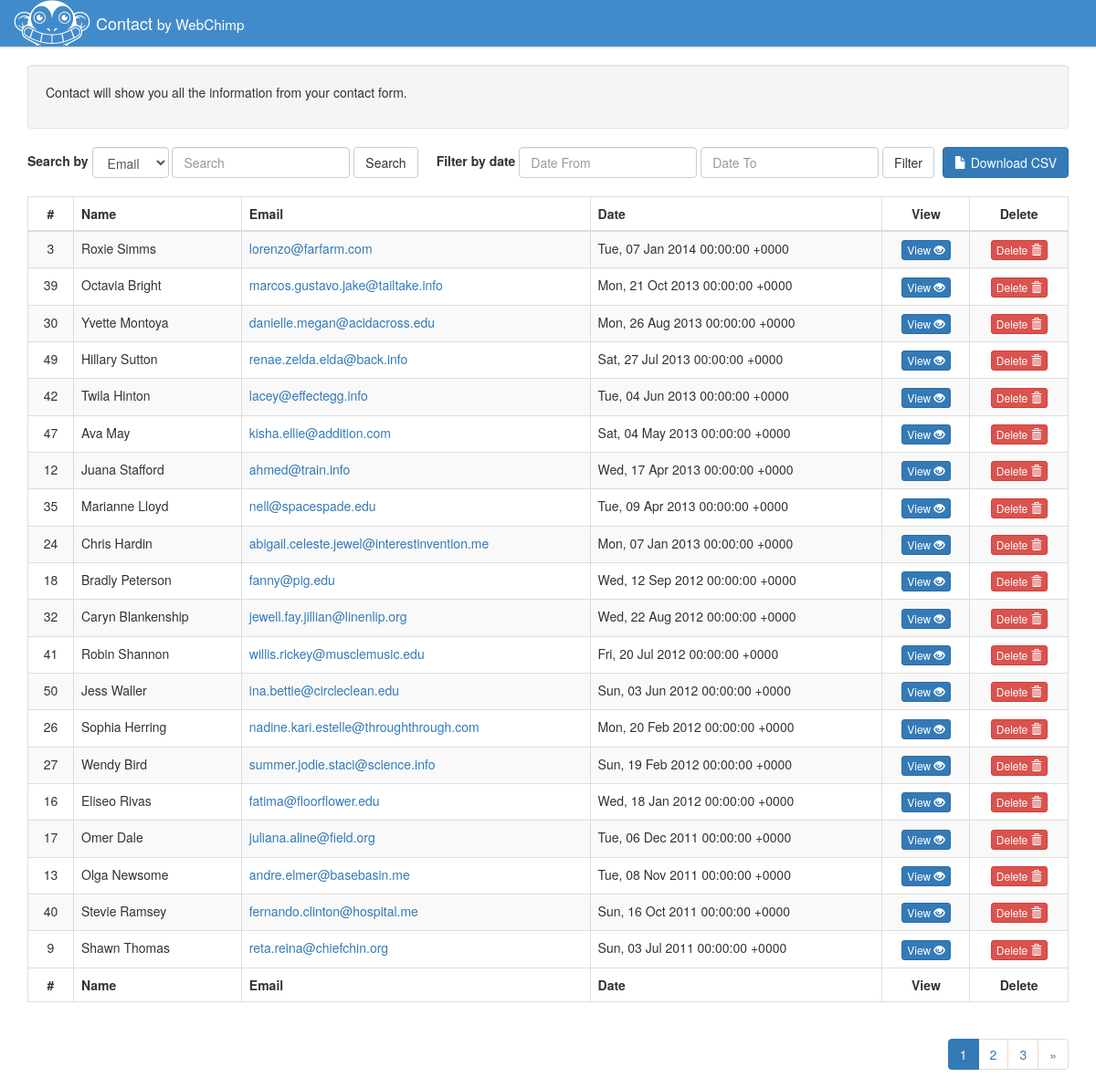
The page /contact.php on the database as committed earlier.
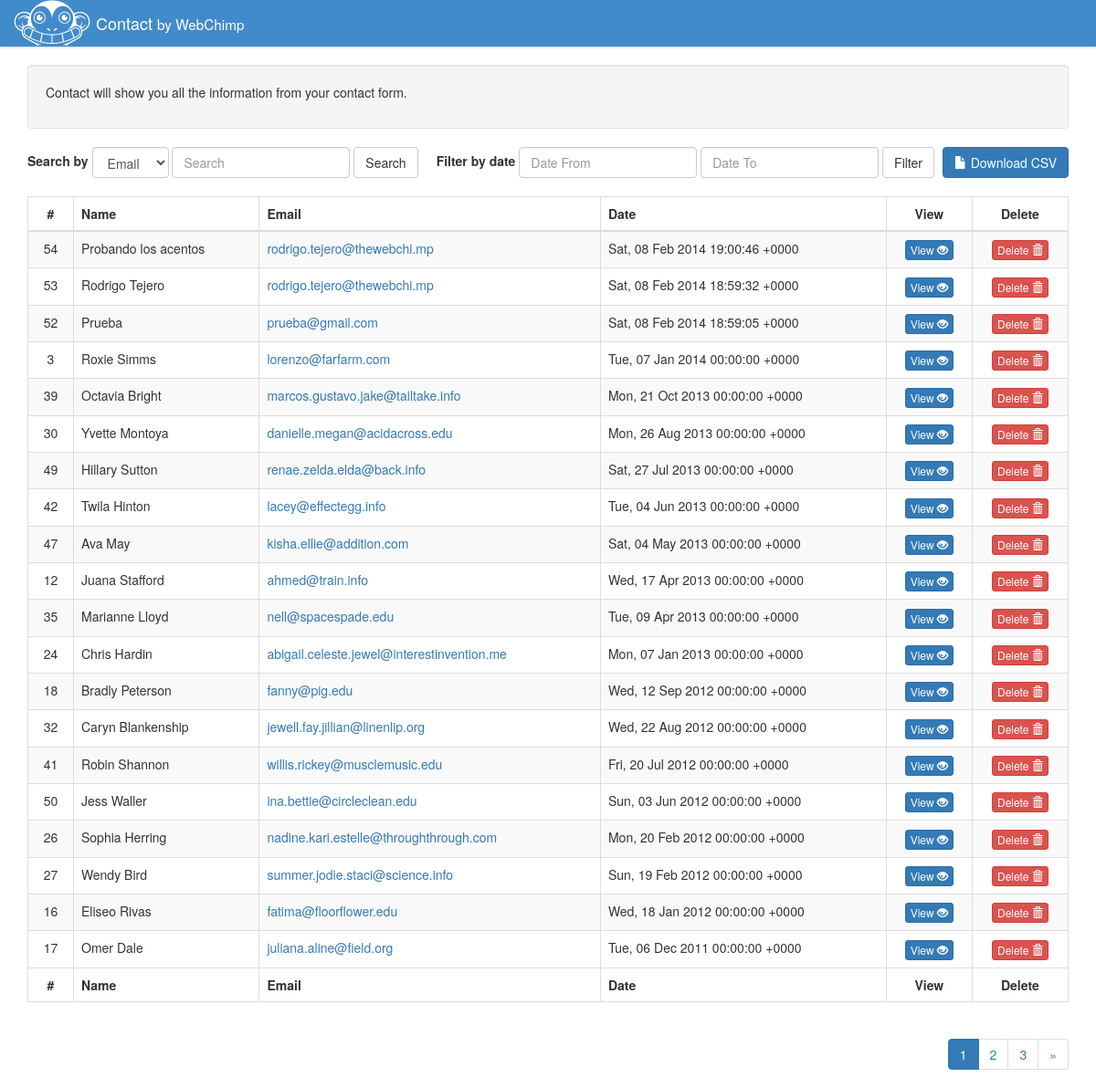
The same page on the database as committed later.
### tables this page shows
CREATE TABLE "contact" (
"id"  INTEGER PRIMARY KEY AUTOINCREMENT NOT NULL,
"name"  TEXT NOT NULL,
"email"  TEXT NOT NULL,
"comments"  TEXT DEFAULT NULL,
"date"  TEXT NOT NULL
);

### contact.php (the view, shortened to what this page needs)
<?php
	$database_file = 'contact.sqlite';
	$rows_per_page = '20';
	try{ $dbh = new PDO("sqlite:{$database_file}"); }
	catch(PDOException $e){ echo $e->getMessage(); }
	$page = isset($_GET['page'])? $_GET['page']-1 : 0;
	$pagination_offset = $rows_per_page*$page;
	$contacts = $dbh->prepare("SELECT * FROM contact");
	$contacts->execute();
	$contacts = $contacts->fetchAll(PDO::FETCH_ASSOC);
	$row_count = count($contacts);
	$contacts = $dbh->prepare("SELECT * FROM contact ORDER BY date DESC LIMIT {$pagination_offset}, {$rows_per_page}");
	$contacts->execute();
	$contacts = $contacts->fetchAll(PDO::FETCH_ASSOC);
	$pagination = true;
	$filter_by = isset($_POST['search-by'])? $_POST['search-by'] : '';
	$filter_date_from = isset($_POST['filter-date-from'])? $_POST['filter-date-from'] : '';
	$filter_date_to = isset($_POST['filter-date-to'])? $_POST['filter-date-to'] : '';
	$num_pages = ceil($row_count/$rows_per_page);
?>
<!doctype html>
<html lang="en">
<head>
	<link href="//netdna.bootstrapcdn.com/bootstrap/3.1.0/css/bootstrap.min.css" rel="stylesheet">
	<link href="//cdnjs.cloudflare.com/ajax/libs/bootstrap-datepicker/1.3.0/css/datepicker.min.css" rel="stylesheet">
</head>
<body>
	<header class="navbar navbar-static-top bs-docs-nav" role="banner">
		<div class="container">
			<div class="navbar-header">
				<a class="navbar-brand" href="contact.php">Contact <small>by WebChimp</small></a>
			</div>
		</div>
	</header>
	<div id="content" class="bs-header">
		<div class="container">
			<div class="well">
				<p>Contact will show you all the information from your contact form.</p>
			</div>
		</div>
	</div>
	<div class="container">
		<form class="form-inline pull-left search-by" role="form" method="post">
			<div class="form-group">
				<label for="search-by">Search by</label>
				<select name="search-by" id="search-by" class="form-control">
					<option value="email" <?php echo $filter_by == 'email'? 'selected="selected"' : ''; ?>>Email</option>
				</select>
				<input type="text" name="search-email" class="form-control" id="search-email" placeholder="Search" value="<?php echo isset($_POST['search-email'])? $_POST['search-email'] : ''; ?>">
			</div>
			<button type="submit" class="btn btn-default">Search</button>
		</form>
		<form class="form-inline pull-left filter-date" role="form" method="post">
			<div class="form-group">
				<label for="filter-date-from">Filter by date</label>
				<input type="text" name="filter-date-from" class="date-input form-control" id="filter-date-from" placeholder="Date From" value="<?php echo $filter_date_from? $filter_date_from : ''; ?>">
			</div>
			<div class="form-group">
				<input type="text" name="filter-date-to" class="date-input form-control" id="filter-date-to" placeholder="Date To" value="<?php echo $filter_date_to? $filter_date_to : ''; ?>">
			</div>
			<button type="submit" class="btn btn-default">Filter</button>
		</form>
		<div class="buttons pull-right">
			<a href="contact.php?csv=1" class="btn btn-primary"><span class="glyphicon glyphicon-file"></span> Download CSV</a>
		</div>
		<?php if($row_count): ?>
		<table class="table table-striped table-bordered table-hover">
			<thead>
				<tr>
					<th class=" table-id align-center">#</th>
					<th>Name</th>
					<th>Email</th>
					<th>Date</th>
					<th class="table-action align-center">View</th>
					<th class="table-action align-center">Delete</th>
				</tr>
			</thead>
			<tbody>
				<?php foreach($contacts as $contact): ?>
				<tr>
					<td class="contact-id align-center"><?php echo $contact['id']; ?></td>
					<td class="contact-name"><?php echo $contact['name']; ?></td>
					<td class="contact-email"><a href="mailto:<?php echo $contact['email']; ?>"><?php echo $contact['email']; ?></a></td>
					<td class="contact-date"><?php echo date('r', strtotime($contact['date'])); ?></td>
					<td class="align-center">
						<button type="button" class="btn btn-primary btn-xs contact-view">View <span class="glyphicon glyphicon-eye-open"></span></button>
					</td>
					<td class="align-center"><button type="button" class="btn btn-danger btn-xs contact-delete">Delete <span class="glyphicon glyphicon-trash"></span></button></td>
				</tr>
				<?php endforeach; ?>
			</tbody>
			<tfoot>
				<tr>
					<th class="align-center">#</th>
					<th>Name</th>
					<th>Email</th>
					<th>Date</th>
					<th class="align-center">View</th>
					<th class="align-center">Delete</th>
				</tr>
			</tfoot>
		</table>
		<?php if($pagination): ?>
			<ul class="pagination pull-right">
				<?php for($i = 0; $i < $num_pages; $i++): ?>
					<li <?php echo $page == $i? 'class="active"' : ''; ?>><a href="contact.php?page=<?php echo $i+1; ?>"><?php echo $i+1; ?></a></li>
				<?php endfor; ?>
				<?php if($page < $num_pages): ?>
					<li><a href="contact.php?page=<?php echo $page+2; ?>">&raquo;</a></li>
				<?php endif; ?>
			</ul>
		<?php endif; ?>
		<?php  endif; ?>
	</div>
</body>
</html>

Rows that differ between the two databases and show on the page:
no longer on this page (row unchanged): contact: id "13", name "Olga Newsome", email "andre.elmer@basebasin.me", date "Tue, 08 Nov 2011 00:00:00 +0000"
no longer on this page (row unchanged): contact: id "40", name "Stevie Ramsey", email "fernando.clinton@hospital.me", date "Sun, 16 Oct 2011 00:00:00 +0000"
no longer on this page (row unchanged): contact: id "9", name "Shawn Thomas", email "reta.reina@chiefchin.org", date "Sun, 03 Jul 2011 00:00:00 +0000"
added contact: id "54", name "Probando los acentos", email "rodrigo.tejero@thewebchi.mp", date "Sat, 08 Feb 2014 19:00:46 +0000"
added contact: id "53", name "Rodrigo Tejero", email "rodrigo.tejero@thewebchi.mp", date "Sat, 08 Feb 2014 18:59:32 +0000"
added contact: id "52", name "Prueba", email "prueba@gmail.com", date "Sat, 08 Feb 2014 18:59:05 +0000"
